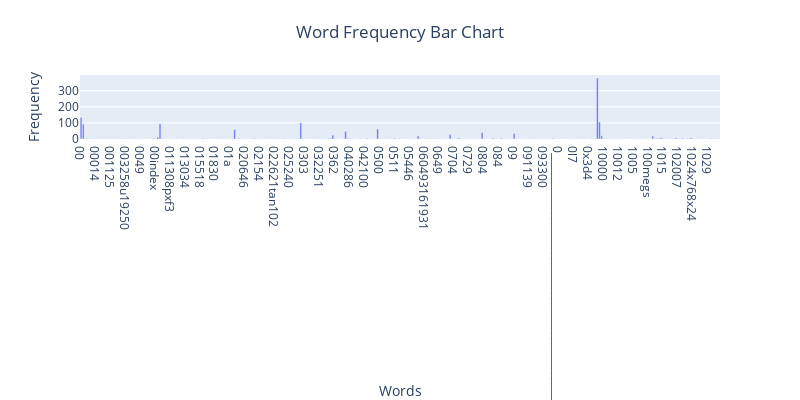

Notebook cell for this chart:
### Markdown cell above
### >>> **Exercise 13 (take home):**
If you want a nicer interactive visualization here, I would encourage you try to install and use plotly to achieve this.

### Code cell
import plotly.express as px
import plotly.graph_objects as go

x_data = count_vect.get_feature_names()[:300]
y_data = term_frequencies[:300]

fig = go.Figure()
fig.add_trace(
    go.Bar(
        x=x_data,
        y=y_data,
    )
)

fig.update_layout(
    xaxis_title="Words",
    yaxis_title="Frequency",
    title_text="Word Frequency Bar Chart",
    title_x=0.5,  
    width=800,
    height=400,
)
fig.show()

### Figure 1 — Plotly figure (JSON) as saved in the notebook; plotly's stock layout.template omitted (floating-point values rounded to 4 significant figures; data arrays with more than 128 entries replaced by an {"elided": "..."} marker saying what was removed)
{"data": [{"type": "bar", "x": {"elided": "300 str values"}, "y": {"elided": "300 int values"}}], "layout": {"height": 400, "title": {"text": "Word Frequency Bar Chart", "x": 0.5}, "width": 800, "xaxis": {"title": {"text": "Words"}}, "yaxis": {"title": {"text": "Frequency"}}}}
